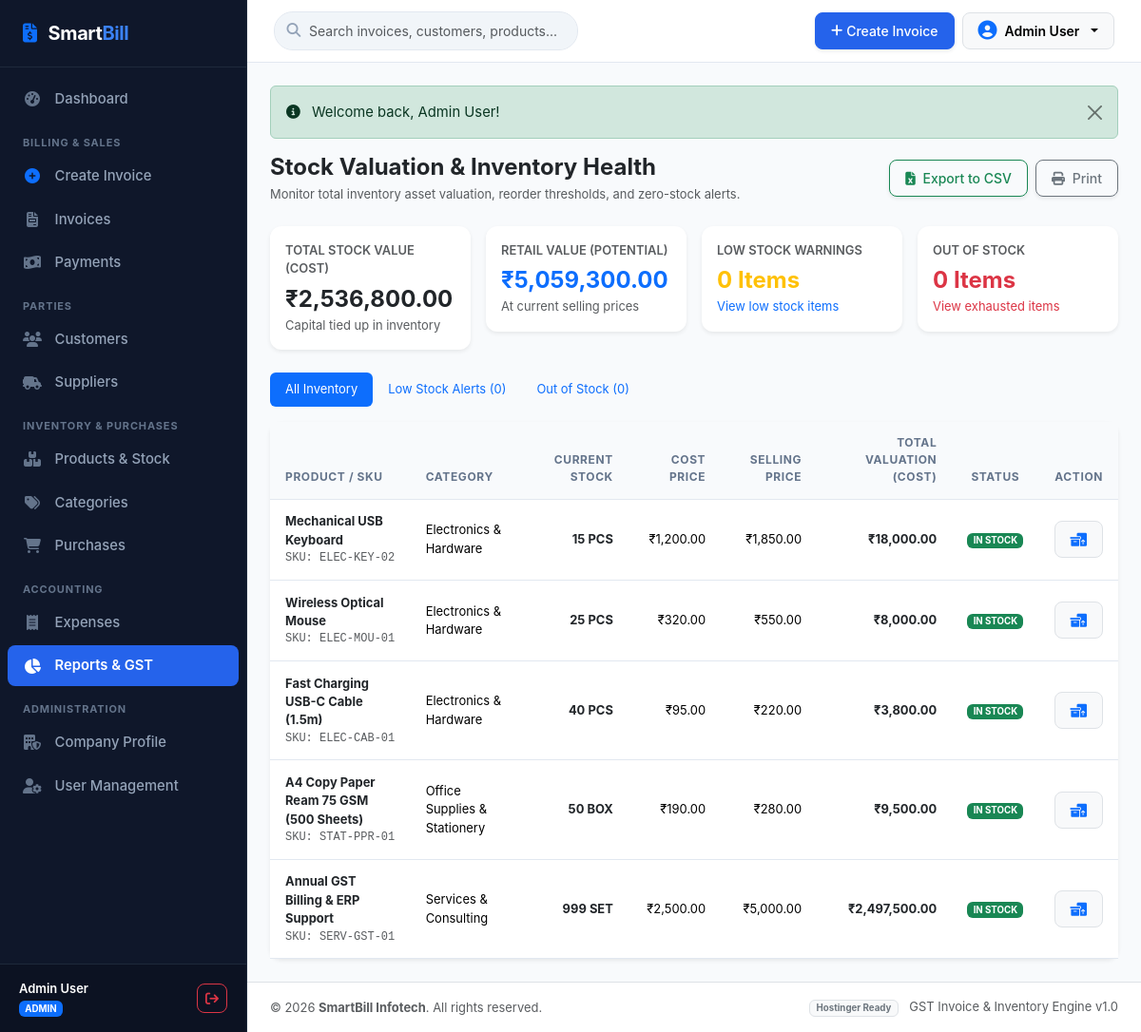
The page /reports/stock.php (signed in) on the database its author committed.
### tables this page shows
CREATE TABLE IF NOT EXISTS `products` (
  `id` INT AUTO_INCREMENT PRIMARY KEY,
  `name` VARCHAR(200) NOT NULL,
  `sku` VARCHAR(100) UNIQUE DEFAULT NULL,
  `barcode` VARCHAR(100) DEFAULT NULL,
  `category_id` INT DEFAULT NULL,
  `hsn_sac` VARCHAR(50) DEFAULT NULL,
  `unit` VARCHAR(20) DEFAULT 'PCS',
  `purchase_price` DECIMAL(12,2) DEFAULT 0.00,
  `selling_price` DECIMAL(12,2) NOT NULL DEFAULT 0.00,
  `mrp` DECIMAL(12,2) DEFAULT 0.00,
  `gst_rate` DECIMAL(5,2) DEFAULT 18.00,
  `opening_stock` DECIMAL(12,2) DEFAULT 0.00,
  `current_stock` DECIMAL(12,2) DEFAULT 0.00,
  `minimum_stock` DECIMAL(12,2) DEFAULT 5.00,
  `description` TEXT DEFAULT NULL,
  `created_at` TIMESTAMP DEFAULT CURRENT_TIMESTAMP,
  INDEX `idx_category` (`category_id`),
  INDEX `idx_sku` (`sku`),
  INDEX `idx_barcode` (`barcode`)
);

CREATE TABLE IF NOT EXISTS `categories` (
  `id` INT AUTO_INCREMENT PRIMARY KEY,
  `name` VARCHAR(100) NOT NULL,
  `description` TEXT DEFAULT NULL,
  `created_at` TIMESTAMP DEFAULT CURRENT_TIMESTAMP
);

CREATE TABLE IF NOT EXISTS `company_settings` (
  `id` INT PRIMARY KEY DEFAULT 1,
  `company_name` VARCHAR(200) NOT NULL DEFAULT 'SmartBill Enterprises',
  `legal_name` VARCHAR(200) DEFAULT 'SmartBill Solutions Private Limited',
  `address` TEXT DEFAULT 'Plot No. 42, Tech City Road, Cyber Square',
  `city` VARCHAR(100) DEFAULT 'Mumbai',
  `state` VARCHAR(100) DEFAULT 'Maharashtra',
  `pin_code` VARCHAR(20) DEFAULT '400001',
  `mobile` VARCHAR(20) DEFAULT '+91 98765 43210',
  `email` VARCHAR(150) DEFAULT 'contact@smartbill.com',
  `gstin` VARCHAR(30) DEFAULT '27AABCS1429B1Z5',
  `pan` VARCHAR(30) DEFAULT 'AABCS1429B',
  `state_code` VARCHAR(10) DEFAULT '27',
  `logo` VARCHAR(255) DEFAULT NULL,
  `invoice_prefix` VARCHAR(20) DEFAULT 'INV-2026',
  `starting_invoice_number` INT DEFAULT 1001,
  `bank_name` VARCHAR(150) DEFAULT 'HDFC Bank Ltd',
  `account_number` VARCHAR(50) DEFAULT '50200012345678',
  `ifsc` VARCHAR(30) DEFAULT 'HDFC0001234',
  `upi_id` VARCHAR(100) DEFAULT 'smartbill@hdfcbank',
  `terms_conditions` TEXT DEFAULT '1. Goods once sold will not be taken back or exchanged.\n2. All disputes subject to local jurisdiction only.\n3. Interest @ 18% p.a. will be charged if payment is not made within due date.',
  `authorized_signatory` VARCHAR(150) DEFAULT 'For SmartBill Solutions Pvt Ltd',
  `updated_at` TIMESTAMP DEFAULT CURRENT_TIMESTAMP ON UPDATE CURRENT_TIMESTAMP
);

### reports/stock.php (the view, shortened to what this page needs)
<?php
require_once __DIR__ . '/../includes/auth_check.php';
$filter = trim($_GET['filter'] ?? '');
$query = "
    SELECT p.*, c.name as category_name
    FROM products p
    LEFT JOIN categories c ON p.category_id = c.id
    WHERE 1=1
";
$query .= " ORDER BY p.current_stock ASC";
$products = $pdo->query($query)->fetchAll();
$total_purchase_valuation = 0;
$total_retail_valuation = 0;
$out_of_stock_count = 0;
$low_stock_count = 0;
$all_prods = $pdo->query("SELECT current_stock, minimum_stock, purchase_price, selling_price FROM products")->fetchAll();
foreach ($all_prods as $p) {
    $qty = (float)$p['current_stock'];
    $cost = (float)$p['purchase_price'];
    $sell = (float)$p['selling_price'];
    if ($qty > 0) {
        $total_purchase_valuation += ($qty * $cost);
        $total_retail_valuation += ($qty * $sell);
    }
}
include __DIR__ . '/../includes/header.php';
?>
<div class="d-flex flex-column flex-md-row justify-content-between align-items-md-center mb-4 gap-2">
    <div>
        <h4 class="fw-bold mb-1 text-dark">Stock Valuation & Inventory Health</h4>
        <p class="text-muted small mb-0">Monitor total inventory asset valuation, reorder thresholds, and zero-stock alerts.</p>
    </div>
    <div class="d-flex gap-2">
        <a href="stock.php?filter=<?= urlencode($filter) ?>&export=csv" class="btn btn-outline-success btn-sm shadow-sm">
            <i class="fa-solid fa-file-excel me-1"></i> Export to CSV
        </a>
        <button onclick="window.print()" class="btn btn-outline-secondary btn-sm shadow-sm">
            <i class="fa-solid fa-print me-1"></i> Print
        </button>
    </div>
</div>
<div class="row g-3 mb-4">
    <div class="col-sm-6 col-lg-3">
        <div class="card p-3 border-0 shadow-sm bg-white">
            <span class="text-muted small fw-semibold">TOTAL STOCK VALUE (COST)</span>
            <div class="fs-4 fw-bold text-dark mt-1"><?= formatCurrency($total_purchase_valuation) ?></div>
            <div class="small text-muted">Capital tied up in inventory</div>
        </div>
    </div>
    <div class="col-sm-6 col-lg-3">
        <div class="card p-3 border-0 shadow-sm bg-white">
            <span class="text-muted small fw-semibold">RETAIL VALUE (POTENTIAL)</span>
            <div class="fs-4 fw-bold text-primary mt-1"><?= formatCurrency($total_retail_valuation) ?></div>
            <div class="small text-muted">At current selling prices</div>
        </div>
    </div>
    <div class="col-sm-6 col-lg-3">
        <div class="card p-3 border-0 shadow-sm bg-white">
            <span class="text-muted small fw-semibold">LOW STOCK WARNINGS</span>
            <div class="fs-4 fw-bold text-warning mt-1"><?= $low_stock_count ?> Items</div>
            <a href="stock.php?filter=low" class="small text-decoration-none">View low stock items</a>
        </div>
    </div>
    <div class="col-sm-6 col-lg-3">
        <div class="card p-3 border-0 shadow-sm bg-white">
            <span class="text-muted small fw-semibold">OUT OF STOCK</span>
            <div class="fs-4 fw-bold text-danger mt-1"><?= $out_of_stock_count ?> Items</div>
            <a href="stock.php?filter=out" class="small text-danger text-decoration-none">View exhausted items</a>
        </div>
    </div>
</div>
<ul class="nav nav-pills mb-3 small">
    <li class="nav-item">
        <a class="nav-link <?= empty($filter) ? 'active' : '' ?>" href="stock.php">All Inventory</a>
    </li>
    <li class="nav-item">
        <a class="nav-link <?= ($filter === 'low') ? 'active' : '' ?>" href="stock.php?filter=low">Low Stock Alerts (<?= $low_stock_count ?>)</a>
    </li>
    <li class="nav-item">
        <a class="nav-link <?= ($filter === 'out') ? 'active' : '' ?>" href="stock.php?filter=out">Out of Stock (<?= $out_of_stock_count ?>)</a>
    </li>
</ul>
<div class="card border-0 shadow-sm">
    <div class="card-body p-0">
        <?php if (empty($products)): ?>
            <div class="p-4 text-center text-muted small">No products match this filter.</div>
        <?php else: ?>
            <div class="table-responsive">
                <table class="table table-hover align-middle mb-0 small">
                    <thead class="table-light">
                        <tr>
                            <th>Product / SKU</th>
                            <th>Category</th>
                            <th class="text-end">Current Stock</th>
                            <th class="text-end">Cost Price</th>
                            <th class="text-end">Selling Price</th>
                            <th class="text-end">Total Valuation (Cost)</th>
                            <th class="text-center">Status</th>
                            <th class="text-end">Action</th>
                        </tr>
                    </thead>
                    <tbody>
                        <?php foreach ($products as $p): ?>
                            <?php
                                $qty = (float)$p['current_stock'];
                                $cost = (float)$p['purchase_price'];
                                $val = $qty * $cost;
                                $is_out = ($qty <= 0);
                                $is_low = ($qty <= (float)$p['minimum_stock']);
                            ?>
                            <tr>
                                <td>
                                    <a href="../products/view.php?id=<?= $p['id'] ?>" class="fw-bold text-dark text-decoration-none">
                                        <?= htmlspecialchars($p['name']) ?>
                                    </a>
                                    <div class="text-muted font-monospace" style="font-size: 0.75rem;">SKU: <?= htmlspecialchars($p['sku'] ?: '-') ?></div>
                                </td>
                                <td><?= htmlspecialchars($p['category_name'] ?? 'General') ?></td>
                                <td class="text-end fw-bold <?= $is_out ? 'text-danger' : ($is_low ? 'text-warning' : 'text-dark') ?>">
                                    <?= $qty ?> <?= htmlspecialchars($p['unit']) ?>
                                </td>
                                <td class="text-end"><?= formatCurrency($cost) ?></td>
                                <td class="text-end"><?= formatCurrency($p['selling_price']) ?></td>
                                <td class="text-end fw-bold text-dark"><?= formatCurrency($val) ?></td>
                                <td class="text-center">
                                    <?php if ($is_out): ?>
                                        <span class="badge bg-danger">OUT OF STOCK</span>
                                    <?php elseif ($is_low): ?>
                                        <span class="badge bg-warning text-dark">LOW STOCK</span>
                                    <?php else: ?>
                                        <span class="badge bg-success">IN STOCK</span>
                                    <?php endif; ?>
                                </td>
                                <td class="text-end">
                                    <a href="../products/stock_adjustment.php?product_id=<?= $p['id'] ?>" class="btn btn-light btn-sm border" title="Adjust Stock">
                                        <i class="fa-solid fa-boxes-packing text-primary"></i>
                                    </a>
                                </td>
                            </tr>
                        <?php endforeach; ?>
                    </tbody>
                </table>
            </div>
        <?php endif; ?>
    </div>
</div>
<?php include __DIR__ . '/../includes/footer.php'; ?>

### includes/footer.php (shortened to what this page needs)
        </main>
        <footer class="bg-white border-top py-3 px-4 text-center text-md-between d-flex flex-column flex-md-row align-items-center justify-content-between text-muted small mt-auto">
            <div>
                &copy; <?= date('Y') ?> <strong><?= htmlspecialchars($company_info['company_name'] ?? 'SmartBill') ?></strong>. All rights reserved.
            </div>
            <div class="mt-1 mt-md-0">
                <span class="badge bg-light text-secondary border">Hostinger Ready</span>
                <span class="ms-2">GST Invoice & Inventory Engine v1.0</span>
            </div>
        </footer>
    </div>
</div>
</body>
</html>

### assets/css/style.css (style rules this page uses)
:root { --sb-primary: #2563eb; --sb-primary-hover: #1d4ed8; --sb-primary-light: #eff6ff; --sb-secondary: #475569; --sb-success: #059669; --sb-success-light: #ecfdf5; --sb-warning: #d97706; --sb-warning-light: #fffbeb; --sb-danger: #dc2626; --sb-danger-light: #fef2f2; --sb-info: #0891b2; --sb-dark: #0f172a; --sb-slate: #1e293b; --sb-sidebar-bg: #0f172a; --sb-sidebar-text: #94a3b8; --sb-sidebar-active: #3b82f6; --sb-border: #e2e8f0; --sb-bg: #f8fafc; --sb-card-bg: #ffffff; --sb-text: #1e293b; --sb-text-muted: #64748b; --sb-sidebar-width: 260px; }
body { font-family: -apple-system, BlinkMacSystemFont, "Segoe UI", Roboto, "Helvetica Neue", Arial, sans-serif; background-color: var(--sb-bg); color: var(--sb-text); min-height: 100vh; margin: 0; padding: 0; font-size: 0.925rem; }
.card { border: 1px solid var(--sb-border); border-radius: 0.75rem; box-shadow: 0 1px 3px 0 rgba(0, 0, 0, 0.04); }
.table th { background-color: #f8fafc; font-size: 0.75rem; font-weight: 700; text-transform: uppercase; letter-spacing: 0.05em; color: var(--sb-text-muted); border-bottom: 1px solid var(--sb-border); padding: 0.85rem 1rem; }
.table td { padding: 0.85rem 1rem; vertical-align: middle; border-bottom: 1px solid var(--sb-border); }
.btn { font-weight: 500; border-radius: 0.5rem; padding: 0.5rem 1rem; transition: all 0.15s ease; }

### rows shown on the page
products: name "Mechanical USB Keyboard", sku "ELEC-KEY-02", category.name "Electronics & Hardware", current_stock "15", unit "PCS", purchase_price "₹1,200.00", selling_price "₹1,850.00", formatCurrency($val) "₹18,000.00", minimum_stock "IN STOCK"
products: name "Wireless Optical Mouse", sku "ELEC-MOU-01", category.name "Electronics & Hardware", current_stock "25", unit "PCS", purchase_price "₹320.00", selling_price "₹550.00", formatCurrency($val) "₹8,000.00", minimum_stock "IN STOCK"
products: name "Fast Charging USB-C Cable (1.5m)", sku "ELEC-CAB-01", category.name "Electronics & Hardware", current_stock "40", unit "PCS", purchase_price "₹95.00", selling_price "₹220.00", formatCurrency($val) "₹3,800.00", minimum_stock "IN STOCK"
products: name "A4 Copy Paper Ream 75 GSM (500 Sheets)", sku "STAT-PPR-01", category.name "Office Supplies & Stationery", current_stock "50", unit "BOX", purchase_price "₹190.00", selling_price "₹280.00", formatCurrency($val) "₹9,500.00", minimum_stock "IN STOCK"
products: name "Annual GST Billing & ERP Support", sku "SERV-GST-01", category.name "Services & Consulting", current_stock "999", unit "SET", purchase_price "₹2,500.00", selling_price "₹5,000.00", formatCurrency($val) "₹2,497,500.00", minimum_stock "IN STOCK"
company_settings: company_name "SmartBill Infotech"

### other values the page prints
$_SESSION['user_name'] "Admin User"
$_SESSION['user_role'] "ADMIN"
$flash['text'] "Welcome back, Admin User!"
formatCurrency($total_purchase_valuation) "₹2,536,800.00"
formatCurrency($total_retail_valuation) "₹5,059,300.00"
$low_stock_count "0"
$out_of_stock_count "0"
